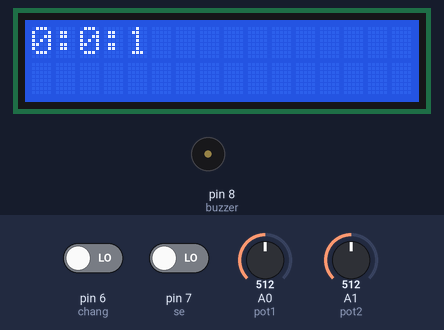
Bench run of a sketch on a simulated Arduino Uno, built with avr-gcc and run on an emulated ATmega328P. Parts: 16×2 character LCD, buzzer (waves = sounding, pin HIGH). Inputs (shaded band) come from the test bench; at power-on: pin 6 (chang) LOW, A0 (pot1) = 512, pin 7 (se) LOW, A1 (pot2) = 512. What the sketch prints to the serial monitor is not drawn.

Above: at 1.6 s.
1.7 s: pin 6 (chang) driven HIGH
At 3.8 s:
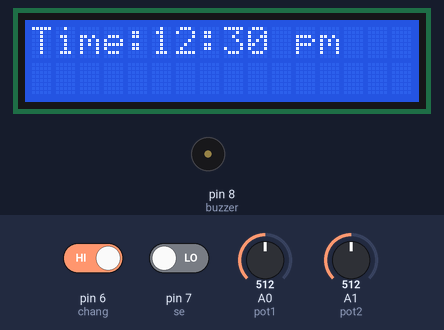
5.7 s: A0 (pot1) set to 489
At 7.8 s:
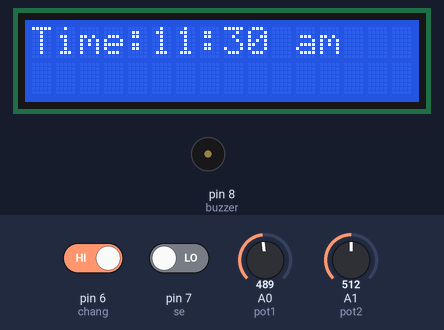
9.7 s: pin 7 (se) driven HIGH
At 13.4 s:
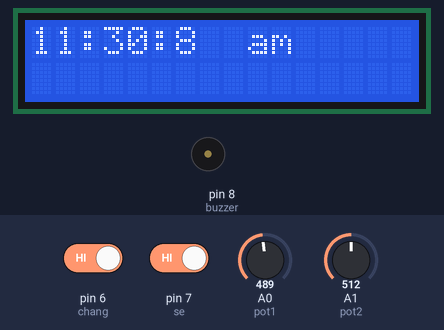
13.7 s: A0 (pot1) set to 511
At 16.8 s:
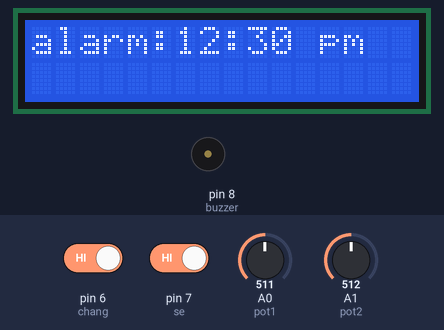
17.7 s: pin 7 (se) driven LOW
21.7 s: A0 (pot1) set to 306
Timing chart, 0 to 24.7 s (numbered marks = the images above; inputs shaded):
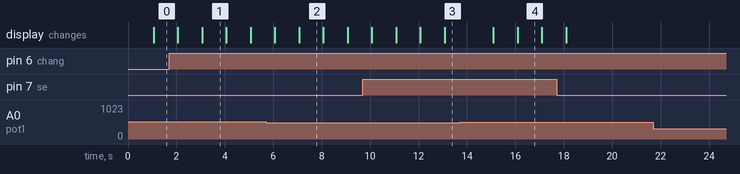

The sketch:

DigitalClock.ino
```cpp
#include <LiquidCrystal.h>
int hour=0,minut=0,second=0,timer=0,set,change,t=0,alarmh=5,alarmm=0,off = 10,buzzer=8,hourinp=0,minutinp=0,se=7,chang=6,alarm=0,flag=0,flag1=0,x,flag2=0,l=0,flag3;
String a= "am" , b="pm" ,c;
int pot1=A0,pot2=A1;
LiquidCrystal led (12,11,5,4,3,2);
void setup() {
led.begin(16,2);
pinMode(pot1,INPUT);
pinMode(pot2,INPUT);
pinMode(se,INPUT);
pinMode(chang,INPUT);
pinMode(buzzer,OUTPUT);
Serial.begin(9600);
}
void loop() {
second++;
flag1=0;
flag3=0;

timer++;
x=timer/3600;
if(timer==24)
{
  timer=0;
  flag=0;
  }

set=digitalRead(se);
change=digitalRead(chang);
if(second==60)
 {
  minut++;
  second = 0;
  }
 if(minut==60)
 {
  hour++;
  minut = 0;
  if(hour<=12 && flag==0)
  {
    c=a;
    }
  if (hour ==13)
    {
      hour=1;
      c=b;
      flag++;
    }
  }
if(change == 1)
{
  t++;
  }

  if (set == 1)
  {
    l++;
    }
//Serial.print(change);
    while(t==1)
    {
          hourinp=analogRead(pot1);
          hourinp=hourinp-20;
          Serial.println(hourinp);
      int i=hourinp/40;
    for(int j=0;j<24;j++)
        {
          if(i==j)
            {
              hour = i;
              if(i==0)
              {
                hour=12;
                }
              }
              if(i<12)
              {
                c=a;

              }
              if(i==12)
              {
                hour=12;
                c=b;
                }
              if(i>12)
              {
                c=b;
                hour=i-12;
                //flag++;
              }

        }


              minutinp=analogRead(pot2);
      int k=minutinp/17;
      for(int j=0;j<61;j++)
        {
          if(k==j)
            {
              minut = k;
              }
        }
        if(flag1==0){
delay(1000);}
flag1++;
change=digitalRead(chang);

//Serial.println(change);

       if (change == 1)
  {
    t=0;
    }
led.clear();
led.setCursor(0,0);
led.print("Time:");
led.print(hour);
led.print(":");
led.print(minut);
led.print(" ");
led.print(c);
}

 while (l==1)
      {
         hourinp=analogRead(pot1);
      int i=hourinp/42;
      for(int j=0;j<24;j++)
        {
          if(i==j)
            {
              alarmh = i;
              if(i==0)
              {
                alarmh=12;
                }
              }
              if(i<12)
              {
                c=a;

              }
              if(i==12)
              {
                alarmh=12;
                c=b;
                }
              if(i>12)
              {
                c=b;
                alarmh=i-12;
                //flag++;
              }

        }

              minutinp=analogRead(pot2);
      int k=minutinp/17;
      for(int j=0;j<60;j++)
        {
          if(k==j)
            {
              alarmm = k;
              }
        }

        if(flag3==0){
delay(1000);
}
flag3++;
set=digitalRead(se);
        if (set == 1)
  {
    l=0;
    }

//delay(500);

led.clear();
led.setCursor(0,0);
led.print("alarm:");
led.print(alarmh);
led.print(":");
led.print(alarmm);
led.print(" ");
led.print(c);
  }

if(alarmh==hour && alarmm==minut && flag2==0)
{
alarm=1;
}
if(alarmh==hour && alarmm==(minut+1))
{
flag2=0;
}
while (alarm==1)
{
  second++;
  if(second==60)
 {
  minut++;
  second = 0;
  }
 if(minut==60)
 {
  hour++;
  minut = 0;}
  if(hour<=12 && flag==0)
  {
    c=a;
    }
  if (hour ==13)
    {
      hour=1;
      c=b;
      flag++;
    }

    delay(1000);
  int of=0;
  of=digitalRead(se);
  digitalWrite(buzzer,HIGH);
  if(of==1)
  {
    alarm=0;
    flag2++;
    }

led.clear();
led.setCursor(0,0);
led.print(hour);
led.print(":");
led.print(minut);
led.print(":");
led.print(second);
led.print("  ");
led.print(c);
}

  digitalWrite(buzzer,LOW);
delay(994);

led.clear();
led.setCursor(0,0);
led.print(hour);
led.print(":");
led.print(minut);
led.print(":");
led.print(second);
led.print("  ");
led.print(c);

}
```

Measured:
- the behaviour switches between 500 and 499 on A0 (pot1) (found by bisection; images 1 and 2)
- after the input at 1.7 s, the display: first differs from a run without the input after 1.4 s (image 1)
- after the input at 5.7 s, the display: first differs from a run without the input after 1.4 s (image 2)
- after the input at 9.7 s, the display: first differs from a run without the input after 2.4 s (image 3 shows a later state)
- after the input at 13.7 s, the display: first changes after 1.4 s (image 4 shows a later state)
- after the input at 21.7 s, every drawn part: stays the same
- what the display in image 1 shows lasts 1.0 s, from 3.1 s to 4.1 s
